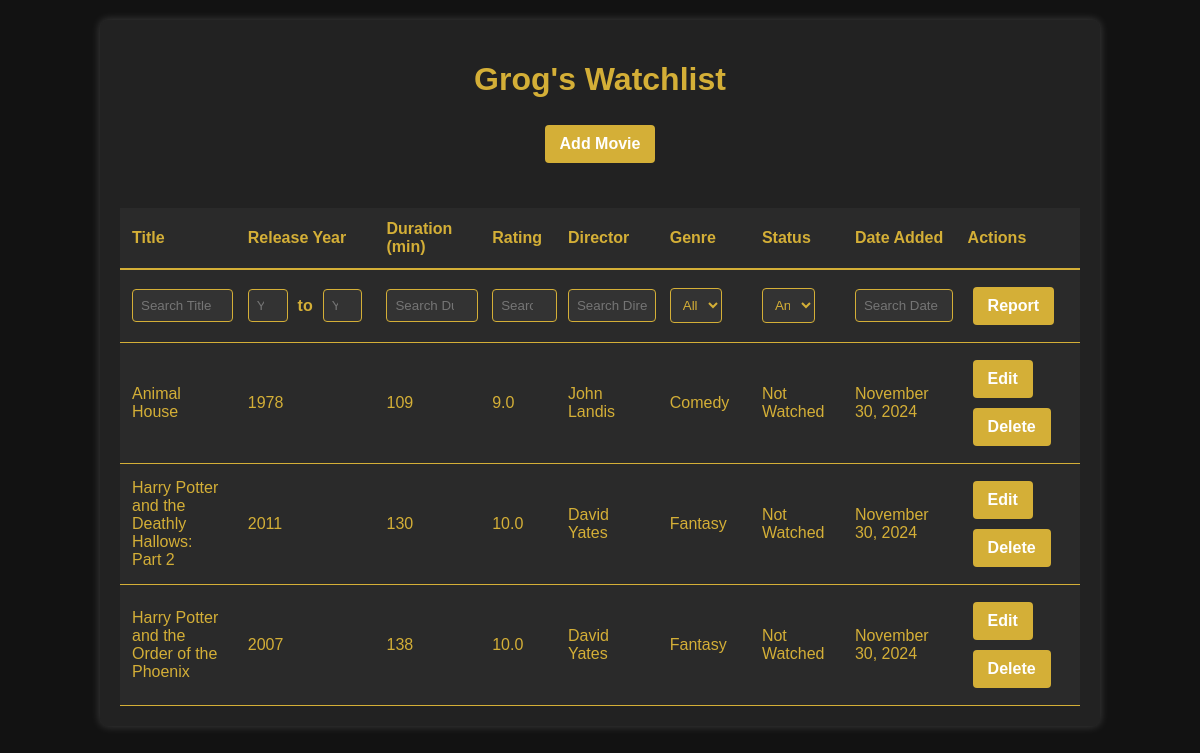
The page / on the database its author committed.
### data_access/models.py (models this page shows, shortened)
class User(Base):
    __tablename__ = "user"
    id = Column(String, primary_key=True, default=generate_uuid)
    username = Column(String, nullable=False)
    email = Column(String, nullable=False)
    created = Column(DateTime, default=datetime.datetime.now())
    watchlist = relationship("Watchlist", back_populates="user", uselist=False)

class WatchlistMovie(Base):
    __tablename__ = 'watchlist_movies'
    watchlist_id = Column(String, ForeignKey("watchlist.id"), primary_key=True)
    movie_id = Column(String, ForeignKey("movie.id"), primary_key=True)
    date_added = Column(DateTime, default=datetime.datetime.now)
    status = Column(SQLAlchemyEnum(watched_status), default=watched_status.NOT_WATCHED)
    watchlist = relationship("Watchlist", back_populates="watchlist_movies")
    movie = relationship("Movie", back_populates="watchlist_movies")

class Movie(Base):
    __tablename__ = "movie"
    id = Column(String, primary_key=True)
    title = Column(String, nullable=False)
    release_year = Column(Integer, nullable=False)
    duration = Column(Integer, nullable=False)
    rating = Column(Float, nullable=True)
    director_id = Column(String, ForeignKey("director.id"))
    genre_name = Column(String, ForeignKey("genre.name"))
    director = relationship("Director", back_populates="movie")
    genre = relationship("Genre", back_populates="movies")
    watchlist_movies = relationship("WatchlistMovie", back_populates="movie")
    __table_args__ = (
        Index('idx_title', 'title'),
        Index('idx_release_year', 'release_year'),
    )

class Director(Base):
    __tablename__ = "director"
    id = Column(String, primary_key=True)
    first_name = Column(String, nullable=False)
    last_name = Column(String, nullable=False)
    movie = relationship("Movie", back_populates="director")

class Genre(Base):
    __tablename__ = "genre"
    name = Column(String, primary_key=True)
    movies = relationship("Movie", back_populates="genre")

### main.py (the view)
@app.get("/", response_class=HTMLResponse)
async def root(request : Request, db : Session = Depends(get_db)):
    user = db.query(models.User).first()
    genres = db.query(models.Genre).all()
    genre_list = [genre.name for genre in genres]
    return templates.TemplateResponse("index.html", {"request": request, "user" : user, "genres" : genre_list})

### templates/index.html (shortened to what this page needs)
    <!DOCTYPE html>
    <html lang="en">
    <head>
        <link rel="stylesheet" href="/static/styles.css">
    </head>
    <body>
        <div class="container">
            <div class="user-info">
                <h1>{{ user.username }}'s Watchlist</h1>
            </div>
            <div class="action-buttons">
                <button onclick="addMovie()">Add Movie</button>
            </div>
            <table class="watchlist-table">
                <thead>
                    <tr>
                        <th>Title</th>
                        <th>Release Year</th>
                        <th>Duration (min)</th>
                        <th>Rating</th>
                        <th>Director</th>
                        <th>Genre</th>
                        <th>Status</th>
                        <th>Date Added</th>
                        <th>Actions</th>
                    </tr>
                    <tr class="search-row">
                        <td><input type="text" class="search-bar" placeholder="Search Title"></td>
                        <td>
                            <div class="year-search">
                                <input type="number" class="search-bar" placeholder="Year" id="startYear">
                                <span class="year-divider">to</span>
                                <input type="number" class="year-bar" placeholder="Year (Optional)" id="endYear">
                            </div>
                        </td>
                        <td><input type="number" class="search-bar" placeholder="Search Duration"></td>
                        <td><input type="number" class="search-bar" placeholder="Search Rating" min="1" max="10"></td>
                        <td><input type="text" class="search-bar" placeholder="Search Director"></td>
                        <td>
                            <select class="search-dropdown">
                                <option value="">All Genres</option>
                            </select>
                        </td>
                        <td>
                            <select class="search-dropdown">
                                <option value="">Any Status</option>
                            </select>
                        </td>
                        <td><input type="text" class="search-bar" placeholder="Search Date"></td>
                        <td>
                            <button class="report-button">Report</button>
                        </td>
                    </tr>
                </thead>
                <tbody>
                    {% for watch_movie in user.watchlist.watchlist_movies %}
                    <tr>
                        <td>{{ watch_movie.movie.title }}</td>
                        <td>{{ watch_movie.movie.release_year }}</td>
                        <td>{{ watch_movie.movie.duration }}</td>
                        <td>{{ watch_movie.movie.rating }}</td>
                        <td>{{ watch_movie.movie.director.first_name }} {{ watch_movie.movie.director.last_name }}</td>
                        <td>{{ watch_movie.movie.genre.name }}</td>
                        <td>{{ "Watched" if watch_movie.status.value else "Not Watched" }}</td>
                        <td>{{ watch_movie.date_added.strftime("%B %d, %Y") }}</td>
                        <td>
                            <button onclick="editMovie('{{ watch_movie.movie.id }}')">Edit</button>
                            <button onclick="deleteMovie('{{ watch_movie.movie.id }}')">Delete</button>
                        </td>
                    </tr>
                    {% endfor %}
                </tbody>
            </table>
        </div>

### static/styles.css (style rules this page uses)
body { font-family: Arial, sans-serif; background-color: #121212; color: #d4af37; margin: 0; padding: 0; }
.container { width: 80%; margin: 20px auto; background-color: #222; padding: 20px; border-radius: 8px; box-shadow: 0 0 10px rgba(255, 255, 255, 0.2); }
.user-info { text-align: center; margin-bottom: 20px; }
.action-buttons { text-align: center; margin-top: 20px; }
.watchlist-table { width: 100%; border-collapse: collapse; margin-top: 40px; }
.watchlist-table th, .watchlist-table td { padding: 12px; text-align: left; border-bottom: 1px solid #d4af37; }
.watchlist-table th { background-color: #3a3a3a; color: #d4af37; border-bottom: 2px solid #d4af37; }
button { padding: 10px 15px; font-size: 16px; font-weight: bold; color: #fff; background-color: #d4af37; border: none; border-radius: 4px; cursor: pointer; margin: 5px; transition: background-color 0.3s; }
td { background-color: #222; color: #d4af37; }
.watchlist-table th, td { background-color: #2a2a2a; }
input[type="text"], input[type="number"], select { padding: 8px; border: 1px solid #d4af37; border-radius: 4px; background-color: #333; color: #d4af37; width: calc(100% - 16px); }
.search-row input { padding: 8px; width: 90%; border: 1px solid #d4af37; border-radius: 4px; background-color: #333; color: #d4af37; }
.year-search { display: flex; align-items: center; justify-content: center; gap: 5px; width: 100%; }
.year-divider { width: auto; text-align: center; font-weight: bold; white-space: nowrap; margin: 0 5px; }

### rows shown on the page
User: username "Grog"
WatchlistMovie: movie "Animal House", movie.release_year "1978", movie.duration "109", movie.rating "9.0", movie.director.first_name "John", movie.director.last_name "Landis", movie.genre.name "Comedy", status "Not Watched", date_added "November 30, 2024"
WatchlistMovie: movie "Harry Potter and the Deathly Hallows: Part 2", movie.release_year "2011", movie.duration "130", movie.rating "10.0", movie.director.first_name "David", movie.director.last_name "Yates", movie.genre.name "Fantasy", status "Not Watched", date_added "November 30, 2024"
WatchlistMovie: movie "Harry Potter and the Order of the Phoenix", movie.release_year "2007", movie.duration "138", movie.rating "10.0", movie.director.first_name "David", movie.director.last_name "Yates", movie.genre.name "Fantasy", status "Not Watched", date_added "November 30, 2024"
